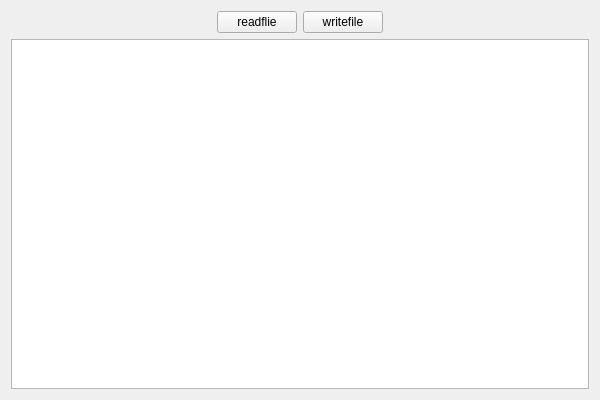
<?xml version="1.0" encoding="UTF-8"?>
<ui version="4.0">
 <class>FilefileClass</class>
 <widget class="QWidget" name="FilefileClass">
  <property name="geometry">
   <rect>
    <x>0</x>
    <y>0</y>
    <width>600</width>
    <height>400</height>
   </rect>
  </property>
  <property name="windowTitle">
   <string>Filefile</string>
  </property>
  <layout class="QGridLayout" name="gridLayout">
   <item row="0" column="0">
    <spacer name="horizontalSpacer">
     <property name="orientation">
      <enum>Qt::Horizontal</enum>
     </property>
     <property name="sizeHint" stdset="0">
      <size>
       <width>204</width>
       <height>20</height>
      </size>
     </property>
    </spacer>
   </item>
   <item row="0" column="1">
    <widget class="QPushButton" name="readButton">
     <property name="text">
      <string>readflie</string>
     </property>
    </widget>
   </item>
   <item row="0" column="2">
    <widget class="QPushButton" name="writeButton">
     <property name="text">
      <string>writefile</string>
     </property>
    </widget>
   </item>
   <item row="0" column="3">
    <spacer name="horizontalSpacer_2">
     <property name="orientation">
      <enum>Qt::Horizontal</enum>
     </property>
     <property name="sizeHint" stdset="0">
      <size>
       <width>204</width>
       <height>20</height>
      </size>
     </property>
    </spacer>
   </item>
   <item row="1" column="0" colspan="4">
    <widget class="QTextEdit" name="textEdit"/>
   </item>
  </layout>
 </widget>
 <layoutdefault spacing="6" margin="11"/>
 <resources>
  <include location="Filefile.qrc"/>
 </resources>
 <connections/>
</ui>
